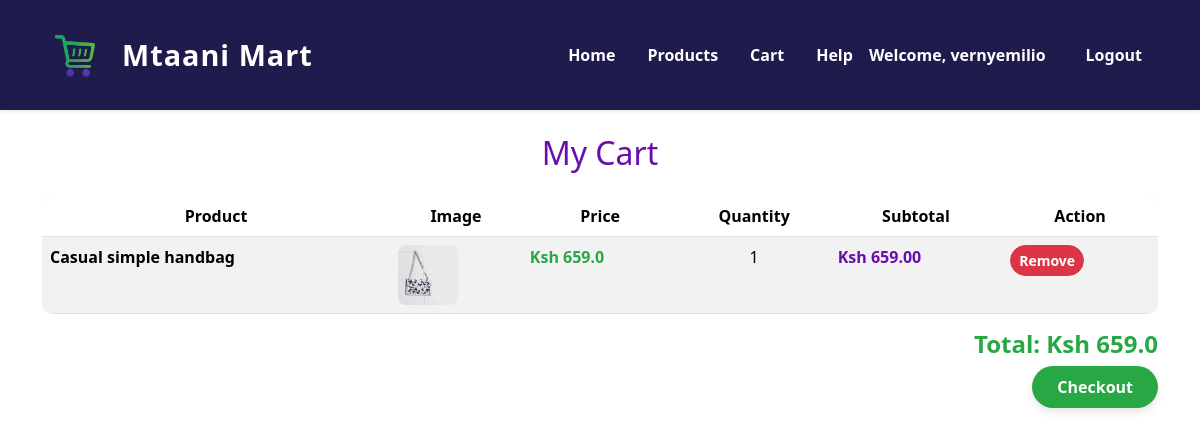
The page /cart/ (signed in) on the database as committed earlier.
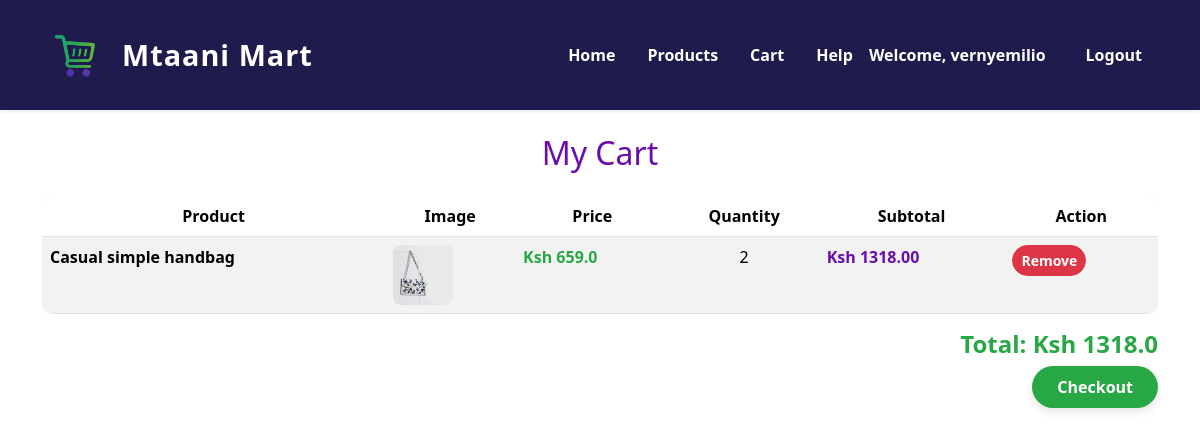
The same page on the database as committed later.
### ProductApp/models.py (models this page shows, shortened)
class CartItem(models.Model):
    user = models.ForeignKey(User, on_delete=models.CASCADE)   # 👈 now properly inside the class
    product = models.ForeignKey(Product, on_delete=models.CASCADE)
    quantity = models.PositiveIntegerField(default=1)
    @property
    def subtotal(self):
        return self.product.price * self.quantity

class Product(models.Model):
    name = models.CharField(max_length=100)
    description = models.CharField(max_length=255)
    price = models.FloatField()
    stock = models.IntegerField(null=True, blank=True)
    image = models.ImageField(upload_to='product_images/', null=True, blank=True)
    owner = models.ForeignKey(User, on_delete=models.CASCADE, null=True, blank=True)
    created_at = models.DateField(auto_now_add=True)
    updated_at = models.DateField(auto_now=True)

### ProductApp/views.py (the view)
# urls.py: path("cart/", views.cart, name="cart"),
@login_required(login_url='login')
def cart(request):
    cart_items = CartItem.objects.filter(user=request.user)
    total = sum(item.product.price * item.quantity for item in cart_items)
    return render(request, 'ProductApp/cart.html', {"cart_items": cart_items, "total": total})

### ProductApp/templates/ProductApp/cart.html (shortened to what this page needs)
{% extends "main.html" %}
{% block content%}
<h2 class="text-center my-4" style="color:#6a0dad;">My Cart</h2>
<div class="container">
    {% if cart_items %}
    <table class="table table-striped" style="border-radius:10px; overflow:hidden;">
        <thead style="background-color:#eae8e8; color:#6a0dad; text-align:center;">
    <tr>
        <th>Product</th>
        <th>Image</th>
        <th>Price</th>
        <th>Quantity</th>
        <th>Subtotal</th>
        <th>Action</th>
    </tr>
</thead>
        <tbody>
            {% for item in cart_items %}
            <tr>
                <td style="font-weight:600;">{{ item.product.name }}</td>
                <td>
                    {% if item.product.image %}
                    <img src="{{ item.product.image.url }}" alt="{{ item.product.name }}"
                        style="width:60px; height:60px; object-fit:cover; border-radius:8px;">
                    {% endif %}
                </td>
                <td style="color:#28a745; font-weight:bold;">Ksh {{ item.product.price }}</td>
                <td style="text-align:center;">{{ item.quantity }}</td>
                <td style="color:#6a0dad; font-weight:bold;">
                    Ksh {{ item.subtotal|floatformat:2 }}
                </td>
                <td>
                    <a href="{% url 'remove_from_cart' item.id %}" class="btn btn-danger btn-sm"
                        style="border-radius:20px; font-weight:bold;">
                        Remove
                    </a>
                </td>
            </tr>
            {% endfor %}
        </tbody>
    </table>
    <h4 class="text-end" style="color:#28a745; font-weight:bold;">
        Total: Ksh {{ total }}
    </h4>
    <div class="text-end mt-3">
        <a href="{% url 'checkout' %}" class="text-decoration-none"
            style="background-color:#28a745; color:white; padding:10px 25px; border:none; border-radius:30px; font-weight:bold; box-shadow:0 4px 8px rgba(0,0,0,0.1);">Checkout</a>
    </div>
    {% else %}
    <p class="text-center">Your cart is empty.</p>
    {% endif %}
</div>
{% endblock %}

Rows that differ between the two databases and show on the page:
changed CartItem "Casual simple handbag": quantity "1" → "2"; subtotal "659.00" → "1318.00"
Other text that changed with them:
{{ total }}: "659.0" → "1318.0"
